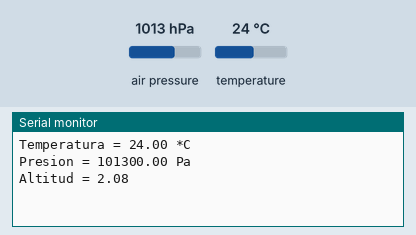
A sketch run on a simulated Arduino Uno, built with avr-gcc and run on an emulated ATmega328P. Parts: the last lines printed to the serial monitor. The inputs (shaded band) are chosen by the test bench; at power-on: air pressure 1013 hPa, temperature 24 °C.

Above: at 1.2 s.
1.3 s: air pressure set to 952 hPa
At 2.6 s:
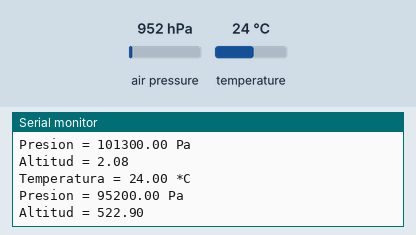
3.6 s: temperature set to 12 °C
At 5.5 s:
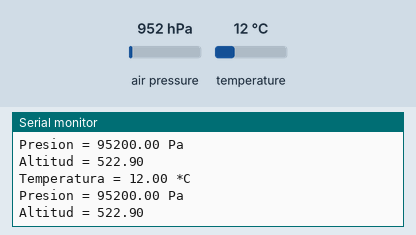
5.9 s: air pressure set to 975 hPa
At 7.2 s:
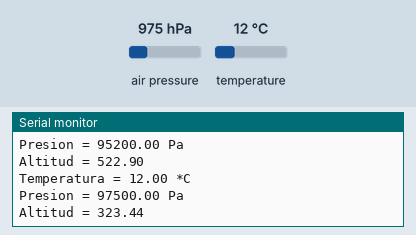
Timing chart, 0 to 8.9 s (numbered marks = the images above; inputs shaded):
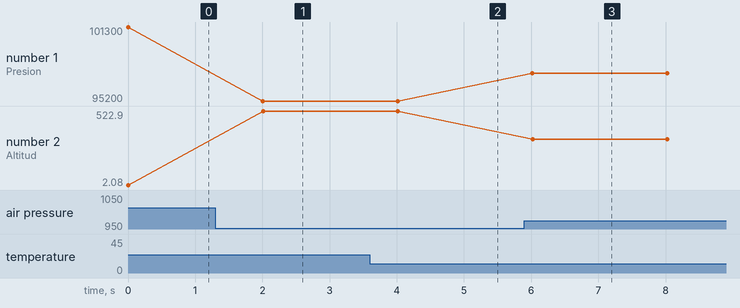

Measured:
- after the input at 1.3 s, the serial monitor: prints a new line after 0.71 s (image 1)
- after the input at 3.6 s, the serial monitor: prints a new line after 0.41 s (image 2)
- after the input at 5.9 s, the serial monitor: prints a new line after 0.12 s (image 3)
- plotted number 1: 101300 → 95200 after the input at 1.3 s, 95200 → 97500 after the input at 5.9 s
- plotted number 2: 2.08 → 522.9 after the input at 1.3 s, 522.9 → 323.44 after the input at 5.9 s

The sketch:

BMP280_READINGS_WORKING.ino
```cpp
#include <Wire.h>
#include <Adafruit_Sensor.h>
#include <Adafruit_BMP280.h>

Adafruit_BMP280 bmp; // I2C

void setup() {
    Serial.begin(115200);
    if (!bmp.begin(0x76)) {   // Cambia a 0x77 si es necesario
        Serial.println("Could not find a valid BMP280 sensor, check wiring!");
        while (1);
    }

    // Configuración adicional (opcional)
    bmp.setSampling(Adafruit_BMP280::MODE_NORMAL,     /* Modo de operación */
                    Adafruit_BMP280::SAMPLING_X2,     /* Oversampling de temperatura */
                    Adafruit_BMP280::SAMPLING_X16,    /* Oversampling de presión */
                    Adafruit_BMP280::FILTER_X16,      /* Filtrado */
                    Adafruit_BMP280::STANDBY_MS_500); /* Tiempo de espera */
}

void loop() {
    Serial.print("Temperatura = ");
    Serial.print(bmp.readTemperature());
    Serial.println(" *C");

    Serial.print("Presion = ");
    Serial.print(bmp.readPressure());
    Serial.println(" Pa");

    Serial.print("Altitud = ");
    Serial.println(bmp.readAltitude(1013.25)); /* Ajuste el valor a la presión atmosférica local en hPa */

    delay(2000);
}
```
